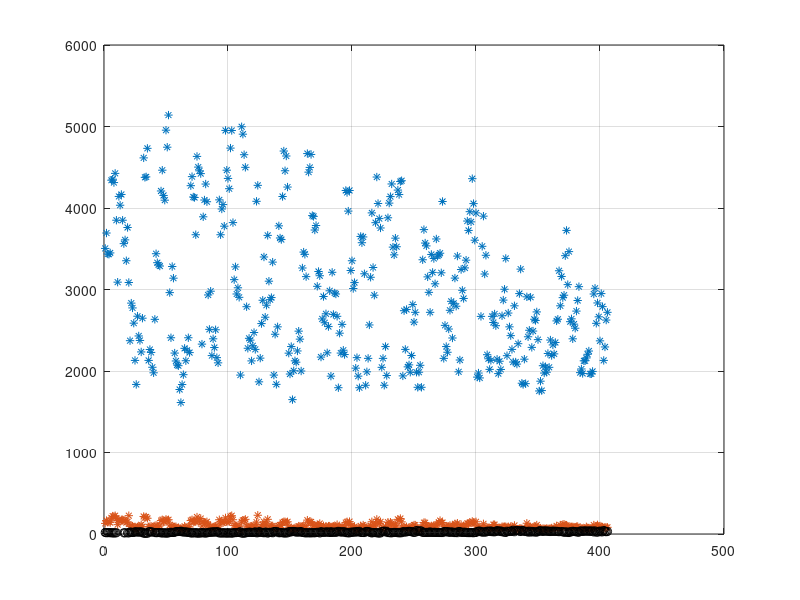

Here is the MATLAB script that generated this plot: (Note: this script raises an error after producing the figure.)
clear all
close all
clc

load carbig.mat

X=[Weight Horsepower];
y=MPG;
figure(1)
plot(X,'*');
grid;
hold;
plot(y, 'ok')

tree = fitrtree(X,y);
view(tree,'Mode','graph');

X_test = X;
test_results = predict(tree, X_test);

[~,~,~,bestlevel] = cvLoss(tree,'SubTrees','All','TreeSize', 'min')

view(tree,'Mode','graph', 'Prune',bestlevel);

view(tree,'Mode','graph');
